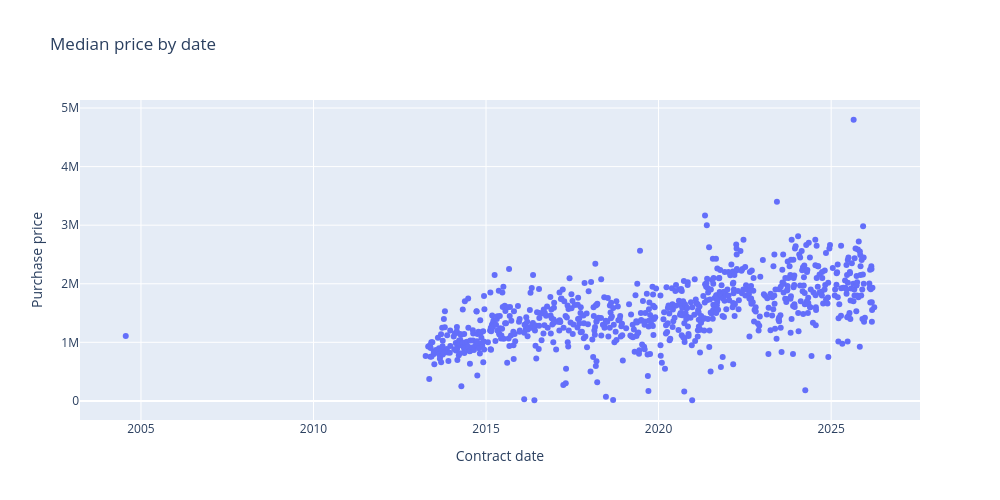

Notebook source saved alongside this figure:
### Code cell
#Median price by contract date

df_myarea_agg=df_myarea[['Contract date','Purchase price']]
df_myarea_agg=df_myarea_agg.groupby(['Contract date']).median()
#This is the same as above:
##df_myarea_agg=df_myarea_agg.groupby(([pd.Grouper(key='Contract date', freq='D')])).median()

fig = px.scatter(
    df_myarea_agg,
    x=df_myarea_agg.index.values,
    y='Purchase price',    
    title='Median price by date',
    width=1000,
    height=500,
    labels={'x':'Contract date'},
)

fig.show()

### Figure 1 — Plotly figure (JSON) as saved in the notebook; plotly's stock layout.template omitted (floating-point values rounded to 4 significant figures; data arrays with more than 128 entries replaced by an {"elided": "..."} marker saying what was removed)
{"data": [{"hovertemplate": "Contract date=%{x}<br>Purchase price=%{y}<extra></extra>", "legendgroup": "", "marker": {"color": "#636efa", "symbol": "circle"}, "mode": "markers", "name": "", "orientation": "v", "showlegend": false, "type": "scatter", "x": {"elided": "767 str values"}, "xaxis": "x", "y": {"elided": "767 float values"}, "yaxis": "y"}], "layout": {"height": 500, "legend": {"tracegroupgap": 0}, "title": {"text": "Median price by date"}, "width": 1000, "xaxis": {"anchor": "y", "domain": [0, 1], "title": {"text": "Contract date"}}, "yaxis": {"anchor": "x", "domain": [0, 1], "title": {"text": "Purchase price"}}}}
